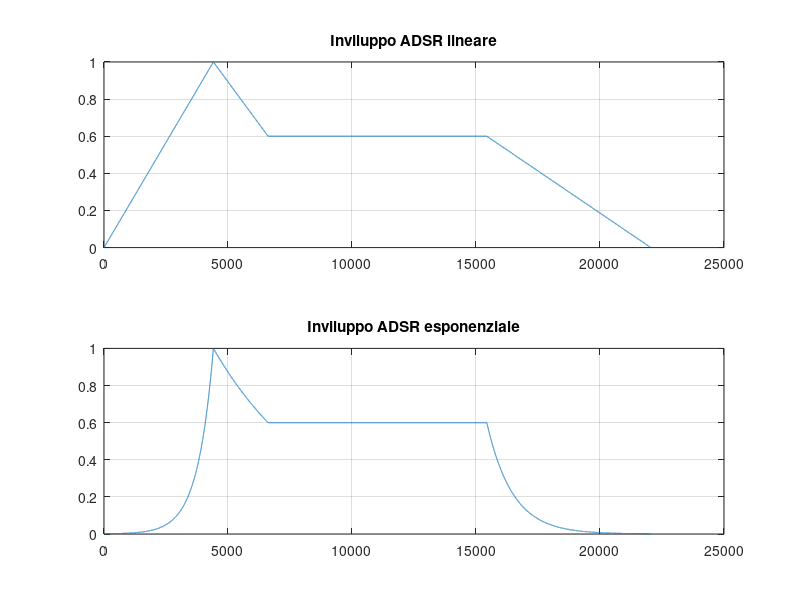

Write MATLAB code to recreate this figure.
attack = linspace( 0,1, 0.2*22050);
decay = linspace(1,0.6, 0.1*22050);
sustain = linspace(0.6,0.6, 0.4*22050);
release = linspace(0.6,0, 0.3*22050);
adsr = [ attack  decay  sustain  release];

attack = exp(linspace( log(0.001), log(1),0.2*22050));
decay = exp(linspace(log(1),log(0.6), 0.1*22050));
sustain = exp(linspace(log(0.6),log(0.6), 0.4*22050));
release = exp(linspace(log(0.6),log(0.001), 0.3*22050));
adsr2 = [ attack  decay  sustain  release];

subplot(2,1,1)
plot(adsr)
grid on
title('Inviluppo ADSR lineare');

subplot(2,1,2)
plot(adsr2)
grid on
title('Inviluppo ADSR esponenziale');